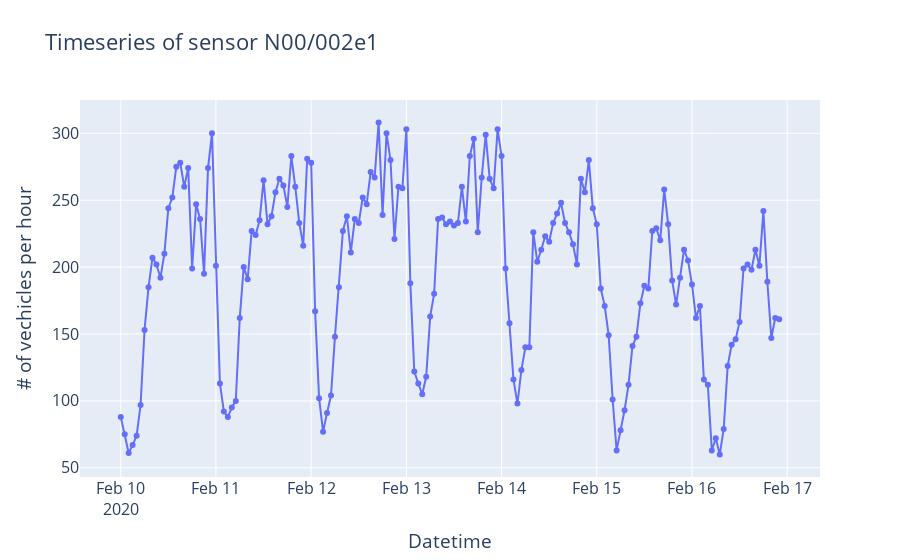

Notebook cell for this chart:
### Code cell
scoot_id = 0
sensor_df = scoot_individual_df_arr[scoot_id]

fig = go.Figure()

fig.add_trace(go.Scatter(x=sensor_df['measurement_start_utc'], y=sensor_df['n_vehicles_in_interval'],
                    mode='lines+markers',
                    name='lines+markers')
)

fig.update_layout(title='Timeseries of sensor {scoot_id}'.format(scoot_id=scoot_ids[scoot_id]),
                xaxis_title="Datetime",
                yaxis_title="# of vechicles per hour",
                font=dict(
                    size=16)
)

fig.show()

### Figure 1 — Plotly figure (JSON) as saved in the notebook; plotly's stock layout.template omitted (floating-point values rounded to 4 significant figures; data arrays with more than 128 entries replaced by an {"elided": "..."} marker saying what was removed)
{"data": [{"mode": "lines+markers", "name": "lines+markers", "type": "scatter", "x": {"elided": "167 str values"}, "y": {"elided": "167 int values"}}], "layout": {"font": {"size": 16}, "title": {"text": "Timeseries of sensor N00/002e1"}, "xaxis": {"title": {"text": "Datetime"}}, "yaxis": {"title": {"text": "# of vechicles per hour"}}}}
